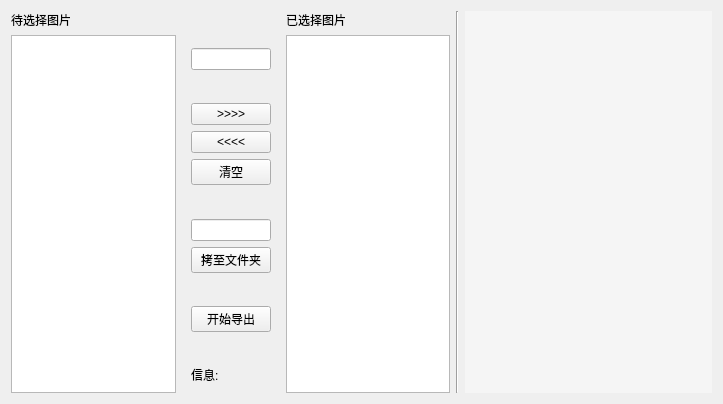
<?xml version="1.0" encoding="UTF-8"?>
<ui version="4.0">
 <class>SelectImageWidget</class>
 <widget class="QWidget" name="SelectImageWidget">
  <property name="geometry">
   <rect>
    <x>0</x>
    <y>0</y>
    <width>723</width>
    <height>404</height>
   </rect>
  </property>
  <property name="windowTitle">
   <string>Form</string>
  </property>
  <layout class="QGridLayout" name="gridLayout">
   <item row="0" column="0">
    <layout class="QHBoxLayout" name="horizontalLayout" stretch="2,1,2,0,3">
     <item>
      <layout class="QVBoxLayout" name="verticalLayout_2">
       <item>
        <widget class="QLabel" name="label_2">
         <property name="text">
          <string>待选择图片</string>
         </property>
        </widget>
       </item>
       <item>
        <widget class="QTreeView" name="srctreeview"/>
       </item>
      </layout>
     </item>
     <item>
      <widget class="QWidget" name="widget" native="true">
       <layout class="QFormLayout" name="formLayout">
        <item row="13" column="0">
         <widget class="QLabel" name="statelabel">
          <property name="text">
           <string>信息:</string>
          </property>
         </widget>
        </item>
        <item row="3" column="0" colspan="2">
         <widget class="QPushButton" name="inbtn">
          <property name="text">
           <string>&gt;&gt;&gt;&gt;</string>
          </property>
         </widget>
        </item>
        <item row="1" column="0" colspan="2">
         <widget class="QLineEdit" name="searchlineedit"/>
        </item>
        <item row="4" column="0" colspan="2">
         <widget class="QPushButton" name="outbtn">
          <property name="text">
           <string>&lt;&lt;&lt;&lt;</string>
          </property>
         </widget>
        </item>
        <item row="6" column="0" colspan="2">
         <widget class="QPushButton" name="clearbtn">
          <property name="text">
           <string>清空</string>
          </property>
         </widget>
        </item>
        <item row="8" column="0" colspan="2">
         <widget class="QLineEdit" name="dirlineedit"/>
        </item>
        <item row="9" column="0" colspan="2">
         <widget class="QPushButton" name="dirbtn">
          <property name="text">
           <string>拷至文件夹</string>
          </property>
         </widget>
        </item>
        <item row="11" column="0" colspan="2">
         <widget class="QPushButton" name="starttransbtn">
          <property name="text">
           <string>开始导出</string>
          </property>
         </widget>
        </item>
        <item row="2" column="0">
         <spacer name="verticalSpacer">
          <property name="orientation">
           <enum>Qt::Vertical</enum>
          </property>
          <property name="sizeHint" stdset="0">
           <size>
            <width>20</width>
            <height>40</height>
           </size>
          </property>
         </spacer>
        </item>
        <item row="7" column="0">
         <spacer name="verticalSpacer_2">
          <property name="orientation">
           <enum>Qt::Vertical</enum>
          </property>
          <property name="sizeHint" stdset="0">
           <size>
            <width>20</width>
            <height>40</height>
           </size>
          </property>
         </spacer>
        </item>
        <item row="10" column="0">
         <spacer name="verticalSpacer_3">
          <property name="orientation">
           <enum>Qt::Vertical</enum>
          </property>
          <property name="sizeHint" stdset="0">
           <size>
            <width>20</width>
            <height>40</height>
           </size>
          </property>
         </spacer>
        </item>
        <item row="12" column="0">
         <spacer name="verticalSpacer_4">
          <property name="orientation">
           <enum>Qt::Vertical</enum>
          </property>
          <property name="sizeHint" stdset="0">
           <size>
            <width>20</width>
            <height>40</height>
           </size>
          </property>
         </spacer>
        </item>
        <item row="0" column="0">
         <spacer name="verticalSpacer_5">
          <property name="orientation">
           <enum>Qt::Vertical</enum>
          </property>
          <property name="sizeHint" stdset="0">
           <size>
            <width>20</width>
            <height>40</height>
           </size>
          </property>
         </spacer>
        </item>
       </layout>
      </widget>
     </item>
     <item>
      <layout class="QVBoxLayout" name="verticalLayout_3">
       <item>
        <widget class="QLabel" name="label_3">
         <property name="text">
          <string>已选择图片</string>
         </property>
        </widget>
       </item>
       <item>
        <widget class="QListView" name="dirlistview">
         <property name="viewMode">
          <enum>QListView::ListMode</enum>
         </property>
        </widget>
       </item>
      </layout>
     </item>
     <item>
      <widget class="Line" name="line">
       <property name="orientation">
        <enum>Qt::Vertical</enum>
       </property>
      </widget>
     </item>
     <item>
      <widget class="QLabel" name="previewlabel">
       <property name="styleSheet">
        <string notr="true">background-color: rgba(255, 255, 255,100);</string>
       </property>
       <property name="text">
        <string/>
       </property>
      </widget>
     </item>
    </layout>
   </item>
  </layout>
 </widget>
 <resources/>
 <connections/>
</ui>
